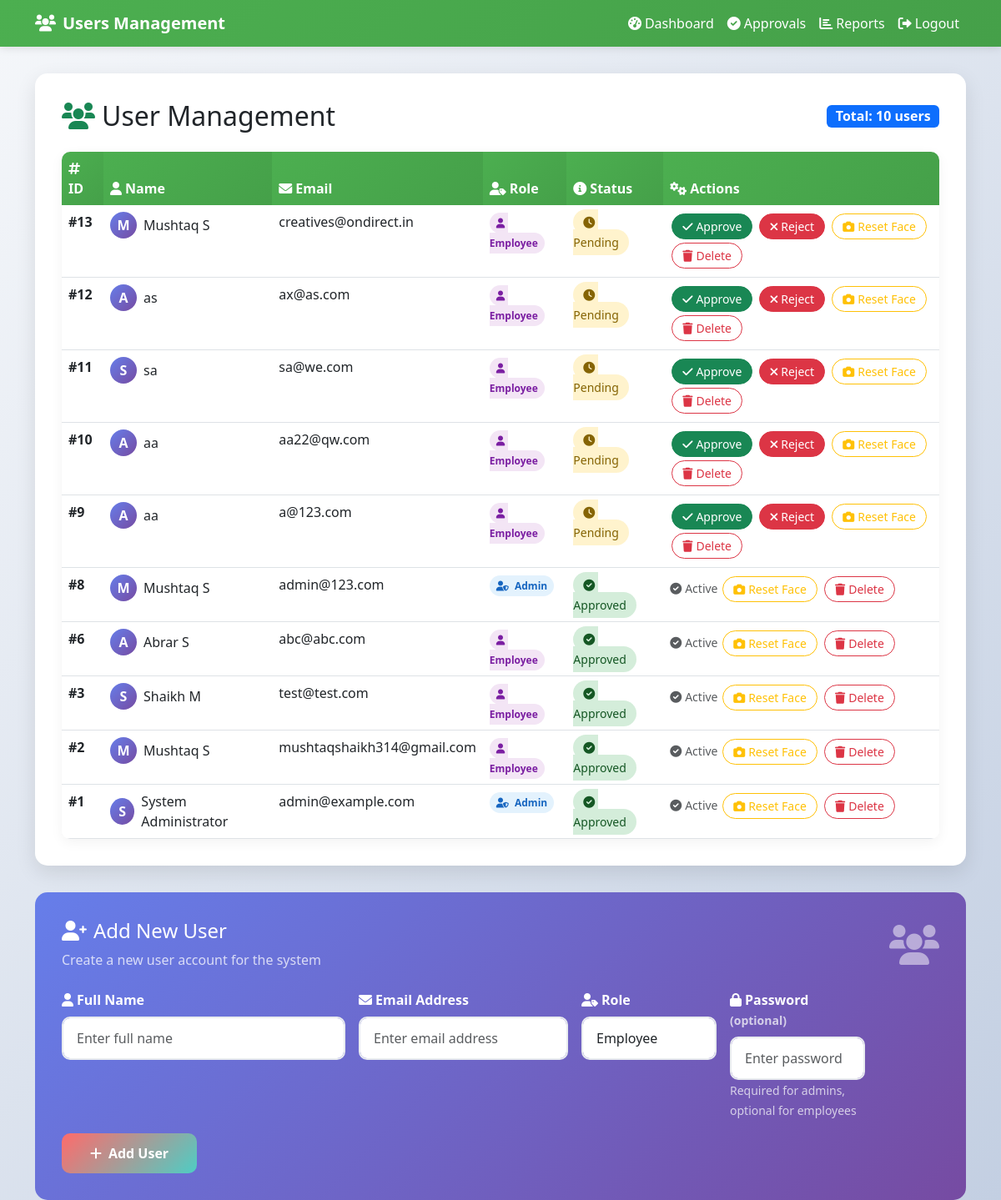
The page /admin/users.php (signed in) on the database its author committed.
### tables this page shows
CREATE TABLE users (
id INT AUTO_INCREMENT PRIMARY KEY,
name VARCHAR(150) NOT NULL,
email VARCHAR(150) UNIQUE NOT NULL,
password VARCHAR(255) DEFAULT NULL,
phone VARCHAR(30) DEFAULT NULL,
role ENUM('employee','admin') DEFAULT 'employee',
approved TINYINT(1) DEFAULT 0,
status ENUM('pending','approved','rejected','active') DEFAULT 'pending',
twofa_secret VARCHAR(255) DEFAULT NULL,
face_descriptor MEDIUMTEXT DEFAULT NULL,
created_at TIMESTAMP DEFAULT CURRENT_TIMESTAMP
);

### includes/functions.php (called while the page is built, shortened)
<?php
function fetch_all($query) {
    $pdo = db();
    $stmt = $pdo->query($query);
    return $stmt->fetchAll(PDO::FETCH_ASSOC);
}
?>

### admin/users.php (the view, shortened to what this page needs)
<?php
require_once __DIR__ . '/../includes/functions.php';
$users = fetch_all("SELECT * FROM users ORDER BY id DESC");
?>
<!DOCTYPE html>
<html lang="en">
<head>
    <link href="https://cdn.jsdelivr.net/npm/bootstrap@5.3.0/dist/css/bootstrap.min.css" rel="stylesheet">
    <link href="https://cdnjs.cloudflare.com/ajax/libs/font-awesome/6.0.0/css/all.min.css" rel="stylesheet">
</head>
<body>
    <nav class="navbar navbar-expand-lg navbar-custom">
        <div class="container">
            <a class="navbar-brand text-white fw-bold" href="index.php">
                <i class="fas fa-users me-2"></i>Users Management
            </a>
            <div class="collapse navbar-collapse" id="navbarNav">
                <ul class="navbar-nav ms-auto">
                    <li class="nav-item">
                        <a class="nav-link text-white" href="index.php">
                            <i class="fas fa-tachometer-alt me-1"></i>Dashboard
                        </a>
                    </li>
                    <li class="nav-item">
                        <a class="nav-link text-white" href="approvals.php">
                            <i class="fas fa-check-circle me-1"></i>Approvals
                        </a>
                    </li>
                    <li class="nav-item">
                        <a class="nav-link text-white" href="reports.php">
                            <i class="fas fa-chart-bar me-1"></i>Reports
                        </a>
                    </li>
                    <li class="nav-item">
                        <a class="nav-link text-white" href="logout.php">
                            <i class="fas fa-sign-out-alt me-1"></i>Logout
                        </a>
                    </li>
                </ul>
            </div>
        </div>
    </nav>
    <div class="container">
        <div class="main-content">
            <div class="d-flex justify-content-between align-items-center mb-4">
                <h2 class="mb-0">
                    <i class="fas fa-users me-2 text-success"></i>User Management
                </h2>
                <span class="badge bg-primary fs-6">Total: <?= count($users) ?> users</span>
            </div>
            <div class="table-responsive">
                <table class="table table-hover mb-0">
                    <thead>
                        <tr>
                            <th><i class="fas fa-hashtag me-1"></i>ID</th>
                            <th><i class="fas fa-user me-1"></i>Name</th>
                            <th><i class="fas fa-envelope me-1"></i>Email</th>
                            <th><i class="fas fa-user-tag me-1"></i>Role</th>
                            <th><i class="fas fa-info-circle me-1"></i>Status</th>
                            <th><i class="fas fa-cogs me-1"></i>Actions</th>
                        </tr>
                    </thead>
                    <tbody>
                        <?php foreach($users as $u): ?>
                            <tr>
                                <td class="fw-semibold">#<?= $u['id'] ?></td>
                                <td>
                                    <div class="d-flex align-items-center">
                                        <div class="avatar-circle me-2" style="width: 32px; height: 32px; border-radius: 50%; background: linear-gradient(135deg, #667eea 0%, #764ba2 100%); display: flex; align-items: center; justify-content: center; color: white; font-weight: bold;">
                                            <?= strtoupper(substr($u['name'], 0, 1)) ?>
                                        </div>
                                        <?= htmlspecialchars($u['name']) ?>
                                    </div>
                                </td>
                                <td><?= htmlspecialchars($u['email']) ?></td>
                                <td>
                                    <span class="role-badge role-<?= $u['role'] ?>">
                                        <i class="fas fa-<?= $u['role'] === 'admin' ? 'user-shield' : 'user' ?> me-1"></i>
                                        <?= ucfirst($u['role']) ?>
                                    </span>
                                </td>
                                <td>
                                    <span class="status-badge status-<?= $u['approved'] ? 'approved' : 'pending' ?>">
                                        <i class="fas fa-<?= $u['approved'] ? 'check-circle' : 'clock' ?> me-1"></i>
                                        <?= $u['approved'] ? 'Approved' : 'Pending' ?>
                                    </span>
                                </td>
                                <td>
                                    <?php if (!$u['approved']): ?>
                                        <form method="post" action="../public/api/admin_actions.php?action=approve_user" class="approval-form" style="display:inline">
                                            <button type="submit" class="btn btn-success btn-action">
                                                <i class="fas fa-check me-1"></i>Approve
                                            </button>
                                        </form>
                                        <form method="post" action="../public/api/admin_actions.php?action=reject_user" class="approval-form" style="display:inline">
                                            <button type="submit" class="btn btn-danger btn-action">
                                                <i class="fas fa-times me-1"></i>Reject
                                            </button>
                                        </form>
                                    <?php else: ?>
                                        <span class="text-muted small">
                                            <i class="fas fa-check-circle me-1"></i>Active
                                        </span>
                                    <?php endif; ?>
                                    <form method="post" action="../public/api/admin_actions.php?action=reset_face" class="approval-form d-inline" onsubmit="return confirm('Reset face data? User will need to recapture face on next login.')">
                                        <button type="submit" class="btn btn-outline-warning btn-action btn-sm">
                                            <i class="fas fa-camera me-1"></i>Reset Face
                                        </button>
                                    </form>
                                    <form method="post" action="../public/api/admin_actions.php?action=delete_user" class="approval-form d-inline" onsubmit="return confirm('Delete this user permanently?')">
                                        <button type="submit" class="btn btn-outline-danger btn-action btn-sm">
                                            <i class="fas fa-trash me-1"></i>Delete
                                        </button>
                                    </form>
                                </td>
                            </tr>
                        <?php endforeach; ?>
                    </tbody>
                </table>
            </div>
        </div>
        <div class="add-user-card">
            <div class="row align-items-center">
                <div class="col-md-8">
                    <h4 class="mb-2">
                        <i class="fas fa-user-plus me-2"></i>Add New User
                    </h4>
                    <p class="mb-0 opacity-75">Create a new user account for the system</p>
                </div>
                <div class="col-md-4 text-end">
                    <i class="fas fa-users fa-3x opacity-50"></i>
                </div>
            </div>
            <form method="post" class="mt-4">
                <div class="row g-3">
                    <div class="col-md-4">
                        <label for="name" class="form-label fw-semibold text-white">
                            <i class="fas fa-user me-1"></i>Full Name
                        </label>
                        <input type="text" name="name" id="name" class="form-control" placeholder="Enter full name" required
                               value="<?= htmlspecialchars($_POST['name'] ?? '') ?>">
                    </div>
                    <div class="col-md-3">
                        <label for="email" class="form-label fw-semibold text-white">
                            <i class="fas fa-envelope me-1"></i>Email Address
                        </label>
                        <input type="email" name="email" id="email" class="form-control" placeholder="Enter email address" required
                               value="<?= htmlspecialchars($_POST['email'] ?? '') ?>">
                    </div>
                    <div class="col-md-2">
                        <label for="role" class="form-label fw-semibold text-white">
                            <i class="fas fa-user-tag me-1"></i>Role
                        </label>
                        <select name="role" id="role" class="form-control" required>
                            <option value="employee" <?= ($_POST['role'] ?? '') === 'employee' ? 'selected' : '' ?>>Employee</option>
                        </select>
                    </div>
                    <div class="col-md-2">
                        <label for="password" class="form-label fw-semibold text-white">
                        </label>
                        <input type="password" name="password" id="password" class="form-control" placeholder="Enter password"
                               value="<?= htmlspecialchars($_POST['password'] ?? '') ?>">
                        <small class="text-light opacity-75">Required for admins, optional for employees</small>
                    </div>
                    <div class="col-md-2 d-flex align-items-end">
                        <button type="submit" class="btn btn-add text-white w-100">
                            <i class="fas fa-plus me-2"></i>Add User
                        </button>
                    </div>
                </div>
            </form>
        </div>
    </div>
</body>
</html>

### admin/users.php (style rules this page uses)
body { background: linear-gradient(135deg, #f5f7fa 0%, #c3cfe2 100%); min-height: 100vh; }
.navbar-custom { background: linear-gradient(135deg, #4CAF50 0%, #45a049 100%); box-shadow: 0 2px 10px rgba(0,0,0,0.1); }
.main-content { background: white; border-radius: 15px; box-shadow: 0 8px 25px rgba(0,0,0,0.1); padding: 2rem; margin: 2rem 0; }
.table-responsive { border-radius: 10px; overflow: hidden; box-shadow: 0 4px 15px rgba(0,0,0,0.05); }
.table thead th { background: linear-gradient(135deg, #4CAF50 0%, #45a049 100%); color: white; border: none; font-weight: 600; }
.status-badge { padding: 0.375rem 0.75rem; border-radius: 20px; font-size: 0.875rem; font-weight: 500; }
.status-approved { background: #d4edda; color: #155724; }
.status-pending { background: #fff3cd; color: #856404; }
.role-badge { padding: 0.25rem 0.5rem; border-radius: 15px; font-size: 0.75rem; font-weight: 600; }
.role-admin { background: #e3f2fd; color: #1565c0; }
.role-employee { background: #f3e5f5; color: #7b1fa2; }
.add-user-card { background: linear-gradient(135deg, #667eea 0%, #764ba2 100%); color: white; border-radius: 15px; padding: 2rem; margin-top: 2rem; }
.form-control { border-radius: 10px; border: 2px solid #e9ecef; padding: 0.75rem 1rem; }
.btn-add { background: linear-gradient(135deg, #FF6B6B 0%, #4ECDC4 100%); border: none; border-radius: 10px; padding: 0.75rem 2rem; font-weight: 600; transition: transform 0.2s; }
.btn-action { border-radius: 20px; padding: 0.25rem 0.75rem; font-size: 0.875rem; margin: 0.125rem; }

### rows shown on the page
users: id "13", name "M", name "Mushtaq S", email "creatives@ondirect.in", role "Employee", approved 0 (drawn)
users: id "12", name "A", name "as", email "ax@as.com", role "Employee", approved 0 (drawn)
users: id "11", name "S", name "sa", email "sa@we.com", role "Employee", approved 0 (drawn)
users: id "10", name "A", name "aa", email "aa22@qw.com", role "Employee", approved 0 (drawn)
users: id "9", name "A", name "aa", email "a@123.com", role "Employee", approved 0 (drawn)
users: id "8", name "M", name "Mushtaq S", email "admin@123.com", role "Admin", approved 1 (drawn)
users: id "6", name "A", name "Abrar S", email "abc@abc.com", role "Employee", approved 1 (drawn)
users: id "3", name "S", name "Shaikh M", email "test@test.com", role "Employee", approved 1 (drawn)
users: id "2", name "M", name "Mushtaq S", email "mushtaqshaikh314@gmail.com", role "Employee", approved 1 (drawn)
users: id "1", name "S", name "System Administrator", email "admin@example.com", role "Admin", approved 1 (drawn)

### other values the page prints
count($users) "10"
